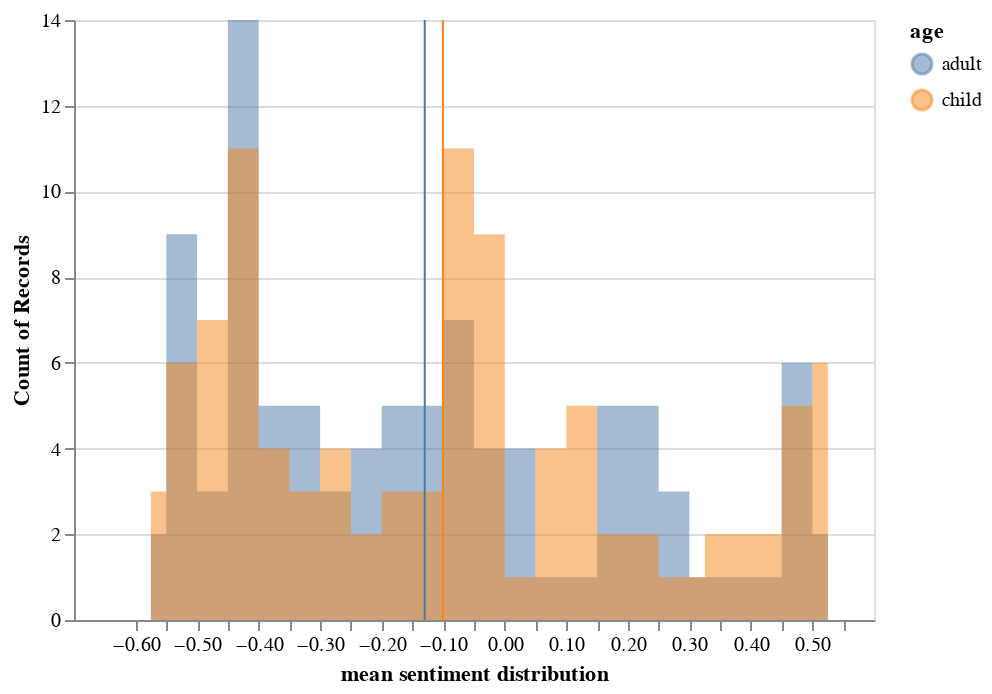

Notebook code for this chart:
### Markdown cell above
## Sentiment score by age

### Code cell
source = forced_grouped_score
hist_forced_age_com = alt.Chart(source).mark_area(
    opacity=0.5,
    interpolate='step'
).encode(
    alt.X('sentimentScore:Q', bin=alt.Bin(maxbins=30), title='mean sentiment distribution'),
    alt.Y('count()',  stack=None),
    alt.Color('age'))

rule = alt.Chart(source).mark_rule(color='red').encode(
    x=alt.X('sentimentScore:Q', aggregate='mean'),
    color=alt.Color('age'))

hist_forced_age_com = hist_forced_age_com + rule
hist_forced_age_com

### Figure 1 — Vega-Lite specification as saved in the notebook (floating-point values rounded to 4 significant figures; data arrays with more than 128 entries replaced by an {"elided": "..."} marker saying what was removed)
{"config": {"view": {"continuousWidth": 400, "continuousHeight": 300}}, "layer": [{"mark": {"type": "area", "interpolate": "step", "opacity": 0.5}, "encoding": {"color": {"type": "nominal", "field": "age"}, "x": {"type": "quantitative", "bin": {"maxbins": 30}, "field": "sentimentScore", "title": "mean sentiment distribution"}, "y": {"type": "quantitative", "aggregate": "count", "stack": null}}}, {"mark": {"type": "rule", "color": "red"}, "encoding": {"color": {"type": "nominal", "field": "age"}, "x": {"type": "quantitative", "aggregate": "mean", "field": "sentimentScore"}}}], "data": {"name": "data-99eb8c8c60efe793b464ee589aa631da"}, "$schema": "https://vega.github.io/schema/vega-lite/v4.8.1.json", "datasets": {"data-99eb8c8c60efe793b464ee589aa631da": {"elided": "192 records"}}}
